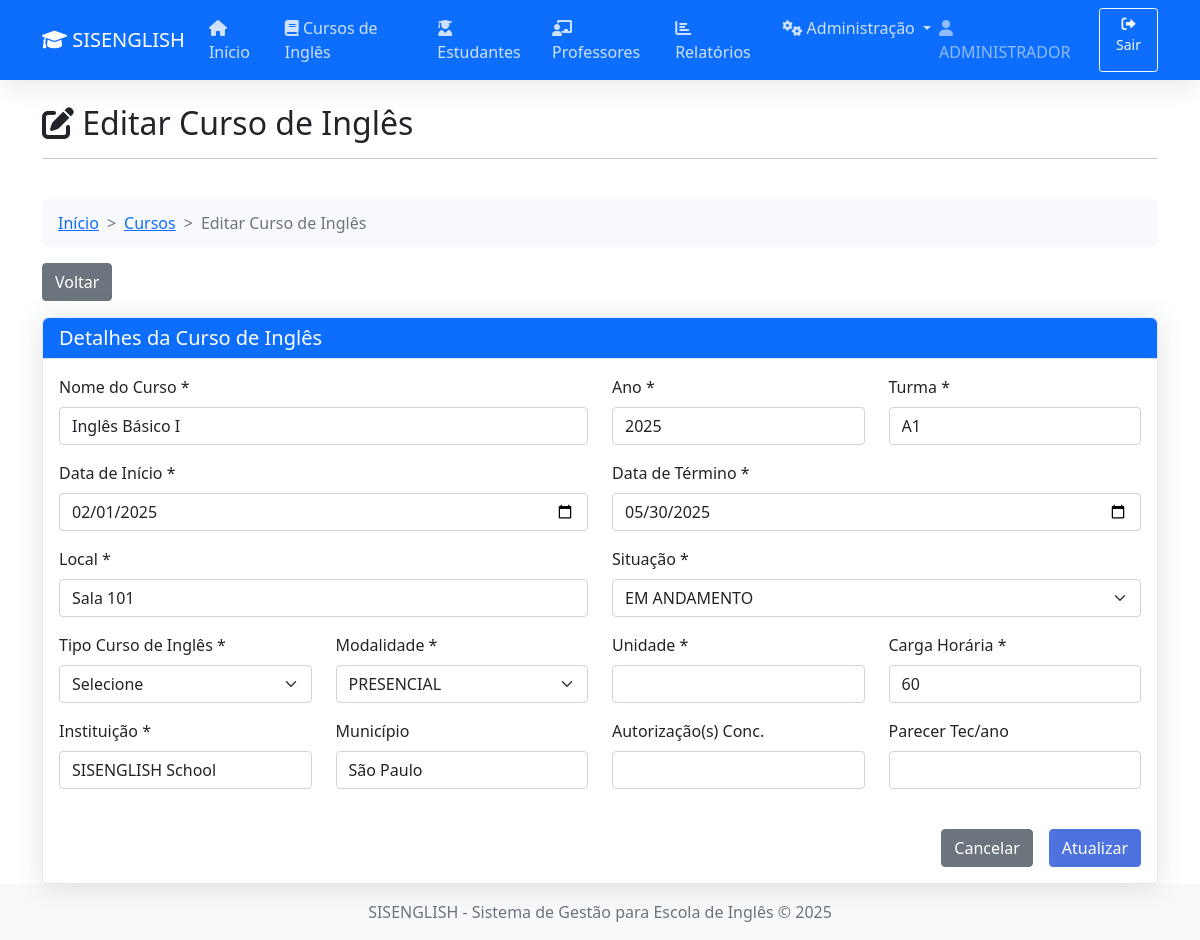
Page /views/cursos/edit.php?id=1 (signed in) on the committed database.
### tables this page shows
CREATE TABLE IF NOT EXISTS `formacoes` (
  `id` int(11) NOT NULL AUTO_INCREMENT,
  `curso` varchar(100) NOT NULL,
  `ano` varchar(4) NOT NULL,
  `turma` varchar(20) NOT NULL,
  `inicio` date NOT NULL,
  `termino` date NOT NULL,
  `local` varchar(100) NOT NULL,
  `situacao` varchar(20) NOT NULL,
  `tipo_capacitacao` varchar(100) NOT NULL,
  `modalidade` varchar(100) NOT NULL,
  `campus` varchar(100) NOT NULL,
  `carga_horaria` int(11) NOT NULL,
  `instituicao` varchar(255) NOT NULL,
  `municipio` varchar(255) NOT NULL,
  `portaria` varchar(255) DEFAULT NULL,
  `parecer` varchar(255) DEFAULT NULL,
  PRIMARY KEY (`id`)
);

### models/curso.php (called while the page is built, shortened)
<?php
class Curso {
    private $conn;
    private $table_name = "formacoes";
    public $id;
    public function __construct($db) {
        $this->conn = $db;
    }
    public function readOne() {
        $query = "SELECT * FROM " . $this->table_name . " WHERE id = ?";
        $stmt = $this->conn->prepare($query);
        $stmt->bindParam(1, $this->id);
        $stmt->execute();
        $row = $stmt->fetch(PDO::FETCH_ASSOC);
        if($row) {
            $this->curso = $row['curso'];
            $this->ano = $row['ano'];
            $this->turma = $row['turma'];
            $this->inicio = $row['inicio'];
            $this->termino = $row['termino'];
            $this->local = $row['local'];
            $this->situacao = $row['situacao'];
            $this->modalidade = $row['modalidade'] ?? '';
            $this->unidade = $row['unidade'] ?? '';
            $this->carga_horaria = $row['carga_horaria'] ?? '';
            $this->instituicao = $row['instituicao'] ?? '';
            $this->municipio = $row['municipio'] ?? '';
            $this->autorização = $row['autorização'] ?? '';
            $this->parecer = $row['parecer'] ?? '';
            return true;
        }
        return false;
    }
}
?>

### views/cursos/edit.php (the view, shortened to what this page needs)
<?php
include_once '../../models/curso.php';
$database = new Database();
$db = $database->getConnection();
$curso = new Curso($db);
$curso->id = isset($_GET['id']) ? $_GET['id'] : die("Erro: ID da curso de inglês não especificado.");
if(!$curso->readOne()) {
    die("Erro: Curso de Inglês não encontrada.");
}
include_once '../layouts/header.php';
?>
<div class="container mt-4">
    <div class="row">
        <div class="col-md-12 mb-4">
            <h2><i class="fas fa-edit"></i> Editar Curso de Inglês</h2>
            <hr>
        </div>
    </div>
    <nav aria-label="breadcrumb">
      <ol class="breadcrumb">
        <li class="breadcrumb-item"><a href="../dashboard.php">Início</a></li>
        <li class="breadcrumb-item"><a href="index.php">Cursos</a></li>
        <li class="breadcrumb-item active" aria-current="page">Editar Curso de Inglês</li>
      </ol>
    </nav>
    <a href="index.php" class="btn btn-secondary mb-3" aria-label="Voltar para lista de cursos">Voltar</a>
    <div class="row">
        <div class="col-md-12">
            <div class="card">
                <div class="card-header bg-primary text-white">
                    <h5 class="mb-0">Detalhes da Curso de Inglês</h5>
                </div>
                <div class="card-body">
                    <form action="../../controllers/cursos/edit.php?id=<?php echo $curso->id; ?>" method="post" id="curso-form">
                        <div class="row">                            <div class="col-md-6 mb-3">
                                <label for="curso" class="form-label">Nome do Curso *</label>
                                <input type="text" class="form-control" id="curso" name="curso" value="<?php echo $curso->curso; ?>" required>
                            </div>
                            <div class="col-md-3 mb-3">
                                <label for="ano" class="form-label">Ano *</label>
                                <input type="text" class="form-control" id="ano" name="ano" value="<?php echo htmlspecialchars($curso->ano); ?>" required>
                            </div>
                            <div class="col-md-3 mb-3">
                                <label for="turma" class="form-label">Turma *</label>
                                <input type="text" class="form-control" id="turma" name="turma" value="<?php echo htmlspecialchars($curso->turma); ?>" required>
                            </div>
                        </div>
                        <div class="row">
                            <div class="col-md-6 mb-3">
                                <label for="inicio" class="form-label">Data de Início *</label>
                                <input type="date" class="form-control" id="inicio" name="inicio" value="<?php echo $curso->inicio; ?>" required>
                            </div>
                            <div class="col-md-6 mb-3">
                                <label for="termino" class="form-label">Data de Término *</label>
                                <input type="date" class="form-control" id="termino" name="termino" value="<?php echo $curso->termino; ?>" required>
                            </div>
                        </div>
                        <div class="row">
                            <div class="col-md-6 mb-3">
                                <label for="local" class="form-label">Local *</label>
                                <input type="text" class="form-control" id="local" name="local" value="<?php echo htmlspecialchars($curso->local); ?>" required>
                            </div>
                            <div class="col-md-6 mb-3">
                                <label for="situacao" class="form-label">Situação *</label>
                                <select class="form-select" id="situacao" name="situacao" required>
                                    <option value="EM ANDAMENTO" <?php echo ($curso->situacao == 'EM ANDAMENTO') ? 'selected' : ''; ?>>EM ANDAMENTO</option>
                                </select>
                            </div>
                        </div>
                        <div class="row">
                            <div class="col-md-3 mb-3">
                                <label for="tipo_capacitacao" class="form-label">Tipo Curso de Inglês *</label>
                                <select class="form-select" id="tipo_capacitacao" name="tipo_capacitacao" required>
                                    <option value="">Selecione</option>
                                </select>
                            </div>
                            <div class="col-md-3 mb-3">
                                <label for="modalidade" class="form-label">Modalidade *</label>
                                <select class="form-select" id="modalidade" name="modalidade" required>
                                    <option value="PRESENCIAL" <?php echo ($curso->modalidade == 'PRESENCIAL') ? 'selected' : ''; ?>>PRESENCIAL</option>
                                </select>
                            </div>
                            <div class="col-md-3 mb-3">
                                <label for="unidade" class="form-label">Unidade *</label>
                                <input type="text" class="form-control" id="unidade" name="unidade" value="<?php echo htmlspecialchars($curso->unidade); ?>" required>
                            </div>
                            <div class="col-md-3 mb-3">
                                <label for="carga_horaria" class="form-label">Carga Horária *</label>
                                <input type="number" class="form-control" id="carga_horaria" name="carga_horaria" value="<?php echo htmlspecialchars($curso->carga_horaria); ?>" required>
                            </div>
                        </div>
                        <div class="row">
                            <div class="col-md-3 mb-3">
                                <label for="instituicao" class="form-label">Instituição *</label>
                                <input type="text" class="form-control" id="instituicao" name="instituicao" value="<?php echo htmlspecialchars($curso->instituicao); ?>" required>
                            </div>
                            <div class="col-md-3 mb-3">
                                <label for="municipio" class="form-label">Município</label>
                                <input type="text" class="form-control" id="municipio" name="municipio" value="<?php echo htmlspecialchars($curso->municipio); ?>">
                            </div>
                            <div class="col-md-3 mb-3">
                                <label for="autorização" class="form-label">Autorização(s) Conc.</label>
                                <input type="text" class="form-control" id="autorização" name="autorização" value="<?php echo htmlspecialchars($curso->autorização); ?>">
                            </div>
                            <div class="col-md-3 mb-3">
                                <label for="parecer" class="form-label">Parecer Tec/ano</label>
                                <input type="text" class="form-control" id="parecer" name="parecer" value="<?php echo htmlspecialchars($curso->parecer); ?>">
                            </div>
                        </div>
                        <div class="d-grid gap-2 d-md-flex justify-content-md-end mt-4">
                            <a href="index.php" class="btn btn-secondary me-md-2">Cancelar</a>
                            <button type="submit" class="btn btn-primary">Atualizar</button>
                        </div>
                    </form>
                </div>
            </div>
        </div>
    </div>
</div>
<?php
include_once '../layouts/footer.php';
?>

### assets/css/style.css (style rules this page uses)
body { min-height: 100vh; display: flex; flex-direction: column; }
.card { box-shadow: 0 0.15rem 1.75rem 0 rgba(58, 59, 69, 0.15); border: 1px solid #e3e6f0; border-radius: 0.35rem; }
.card .card-header { border-bottom: 1px solid #e3e6f0; border-top-left-radius: 0.35rem; border-top-right-radius: 0.35rem; }
.btn-primary { background-color: #4e73df; border-color: #4e73df; }
.breadcrumb { background-color: #f8f9fc; border-radius: 0.35rem; padding: 0.75rem 1rem; }
.breadcrumb-item + .breadcrumb-item::before { content: ">"; }

### rows in the picture
formacoes: curso "Inglês Básico I", ano "2025", turma "A1", inicio "02/01/2025", termino "05/30/2025", local "Sala 101", situacao "EM ANDAMENTO", modalidade "PRESENCIAL", carga_horaria "60", instituicao "SISENGLISH School", municipio "São Paulo"

### other values in the picture
$_SESSION['nome'] "ADMINISTRADOR"
